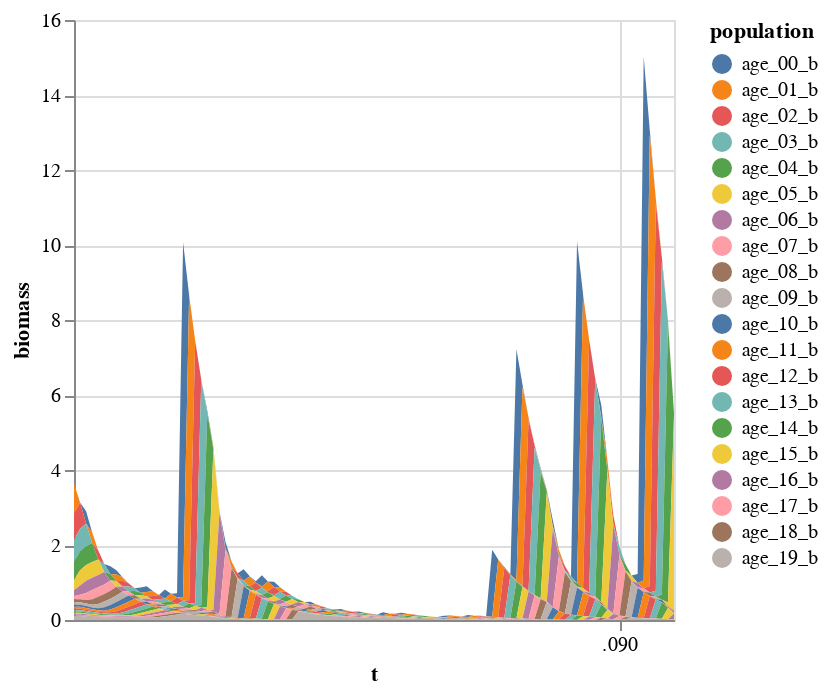

This figure's notebook cell:
### Code cell
esc_population = prepare_for_altair(esc_ep)

esc_population_short = esc_population[triv_population.t < 100]

alt.Chart(esc_population_short).mark_area().encode(
    x="t:T",
    y="biomass:Q",
    color="population:N"
)

### Figure 1 — Vega-Lite specification as saved in the notebook (floating-point values rounded to 4 significant figures; data arrays with more than 128 entries replaced by an {"elided": "..."} marker saying what was removed)
{"config": {"view": {"continuousWidth": 300, "continuousHeight": 300}}, "data": {"name": "data-f47e8b496ea72bc7c2c2aecbb4a69902"}, "mark": {"type": "area"}, "encoding": {"color": {"field": "population", "type": "nominal"}, "x": {"field": "t", "type": "temporal"}, "y": {"field": "biomass", "type": "quantitative"}}, "$schema": "https://vega.github.io/schema/vega-lite/v5.16.3.json", "datasets": {"data-f47e8b496ea72bc7c2c2aecbb4a69902": {"elided": "2000 records"}}}
